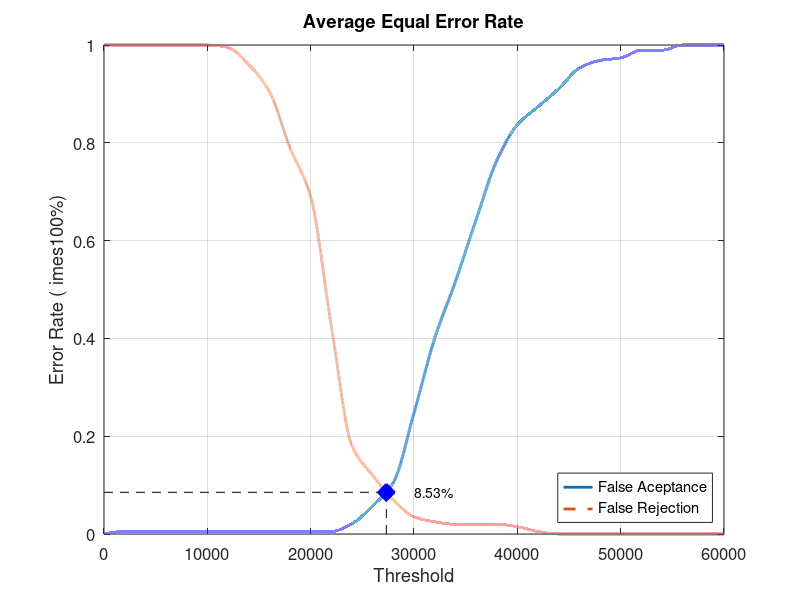
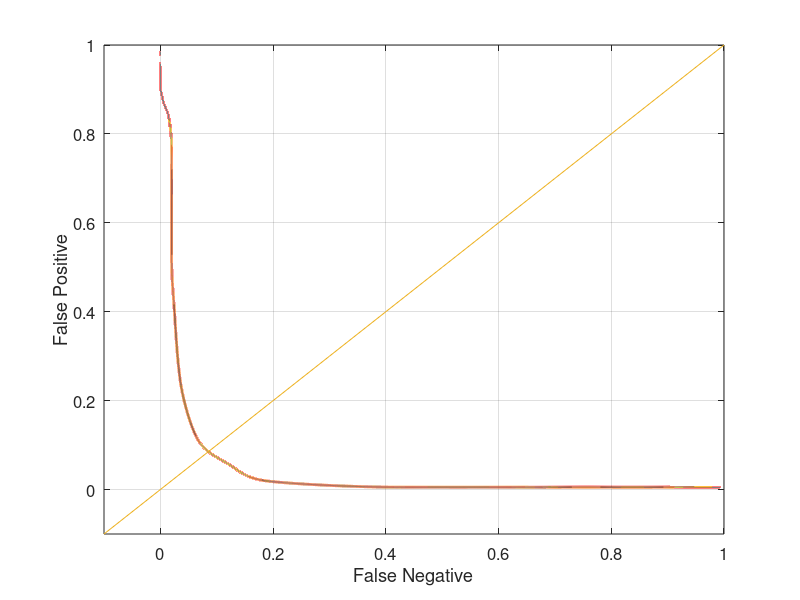

These charts were generated, in order, by the following MATLAB code:
close all;
clear;
clc;
x = 0:2000:60000;
xq = 0:0.5:60000;

y0 = [0 0.00526316 0.00526316 0.00526316 0.00526316 0.00526316 0.00526316 0.00526316 0.00526316 0.00526316 0.00526316 0.00526316 0.0210526 0.0578947 0.105263 0.247368 0.4 0.515789 0.642105 0.763158 0.836842 0.873684 0.910526 0.952632 0.968421 0.973684 0.989474 0.989474 1 1 1]
yy0 = interp1(x, y0, xq, 'pchip');
y1 = [1 1 1 1 1 1 0.995 0.96 0.905 0.79 0.69 0.425 0.18 0.12 0.07 0.035 0.025 0.02 0.02 0.02 0.015 0.005 0 0 0 0 0 0 0 0 0]
yy1 = interp1(x, y1, xq, 'pchip');

% Calculating EER: 
y2 = abs(y0 - y1);
find(y2 == min(y2))
yy2 = abs(yy0 - yy1);
xEER = find(yy2 == min(yy2));
xEERIndex = xq(xEER) % X-axis EER
yEER = yy0(xEER) % Y-axis EER

main = figure
plot(xq, yy0,'-','LineWidth', 2);	hold on
plot(xq, yy1,'--','LineWidth', 2);	hold on
plot([xEERIndex xEERIndex], [0 yEER], 'k--');	hold on
plot([0 xEERIndex], [yEER yEER], 'k--');	hold on
plot(xEERIndex, yEER, 'bx', 'LineWidth', 10);	hold on
text(xEERIndex + 10 * xEERIndex / 100, yEER, [num2str(round((10000 * yEER)) / 100) '%'])
legend('False Aceptance', 'False Rejection', 'Location', 'SouthEast')
xlabel('Threshold')
ylabel('Error Rate (	imes100%)')
title('Average Equal Error Rate')
set(gca, 'FontSize', 12)
axis([0 60000 0 1])
grid on

print(main, 'Database1_4Main', '-dpng');
FNRxFPR = figure('Color', [1 1 1]);
plot(yy1, yy0, '-', yy1, yy0, 'LineWidth', 2);
hold on
y = -0.1:0.1:1
plot(y, y); 
set(gca, 'FontSize', 12)
xlabel('False Negative')
ylabel('False Positive')
axis([-0.1 1 -0.1 1])
set(gca, 'FontSize', 12)
grid on

print(FNRxFPR, 'Database1_4FNRxFPR','-dpng');
